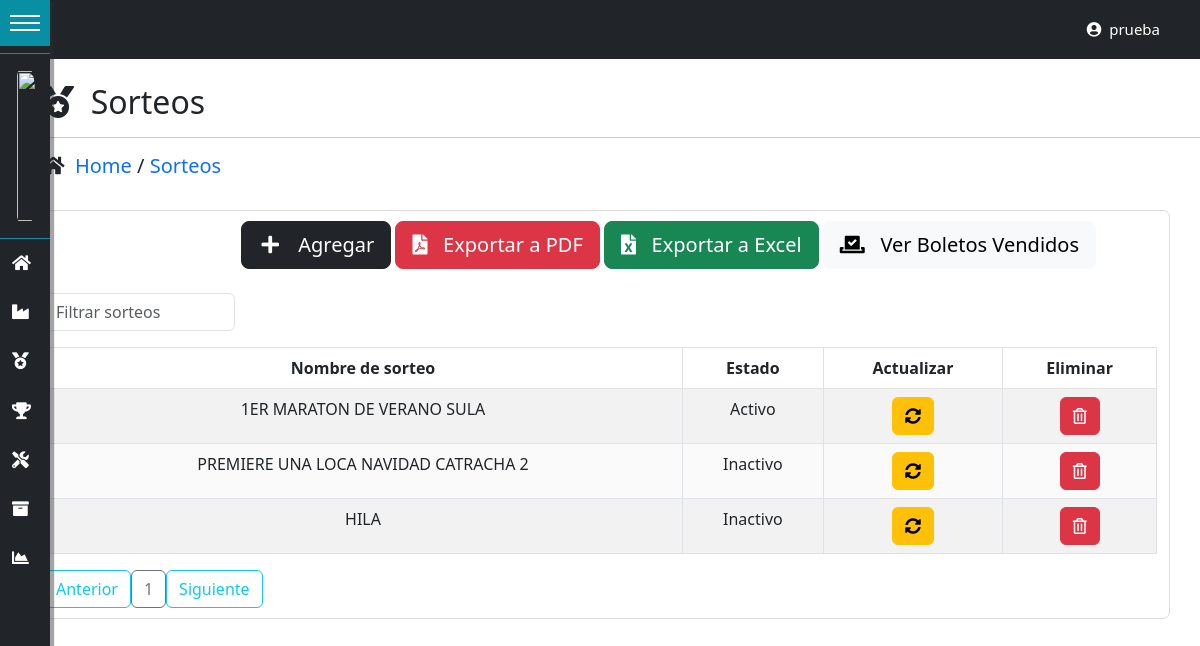
The app's page /sorteos/ (signed in), older data.
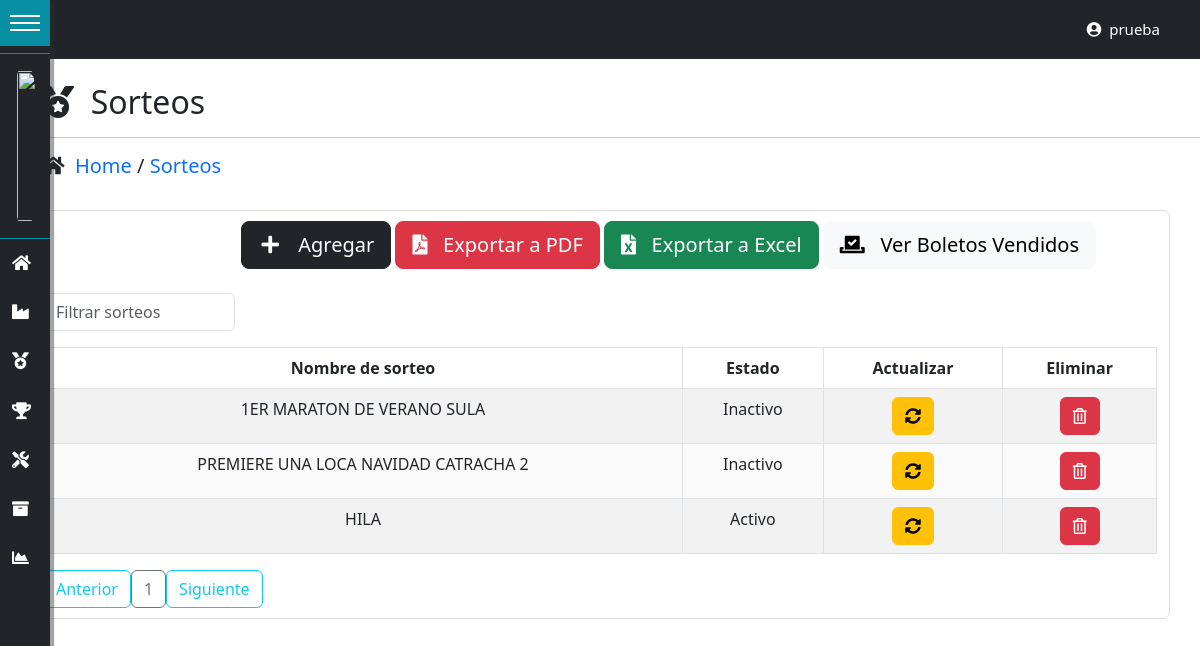
The same page, newer data.
### tables this page shows
CREATE TABLE IF NOT EXISTS `sorteos` (
  `id_sorteo` int(11) NOT NULL AUTO_INCREMENT,
  `nombre_sorteo` varchar(100) NOT NULL,
  `rango_inicial` int(11) NOT NULL,
  `rango_final` int(10) DEFAULT NULL,
  `estado_sorteo` enum('Activo','Inactivo') DEFAULT NULL,
  PRIMARY KEY (`id_sorteo`) USING BTREE
);

### controladores/vistasControlador.php (called while the page is built, shortened)
<?php
	class vistasControlador extends vistasModelo{
		public function obtener_plantilla_controlador(){
			return require_once "./vistas/plantilla.php";
		}
	}

### index.php (called while the page is built, shortened)
<?php
	require_once "./controladores/vistasControlador.php";
	$plantilla = new vistasControlador();
	$plantilla->obtener_plantilla_controlador();

### config/conexion.php (called while the page is built, shortened)
<?php
class ConexionBD{
    protected $manejador = "mysql";
    private static $servidor = "localhost";
    private static $usuario = "root";
    private static $pass = "";
    protected $db_name = "dbsorteo";
    protected function getConexion(){
        try{
            $parametros=array(PDO::ATTR_PERSISTENT=>true,PDO::MYSQL_ATTR_INIT_COMMAND=>"SET NAMES utf8");
            $this->conexion=new PDO($this->manejador.":host=".self::$servidor.";dbname=".$this->db_name,self::$usuario,self::$pass,$parametros);
            return $this->conexion;
        }
        catch(PDOException $e){
            echo 'Error en la conexion a la BD :'.$e->getMessage();
        }
    }
}

### DatosTablas/obtenerDatosSorteos.php (called while the page is built, shortened)
<?php
require_once("./config/conexion.php");
class obtenerDatosSorteos extends ConexionBD{
    public function datosSorteos(){
        $sql="SELECT id_sorteo, nombre_sorteo, rango_inicial, rango_final, estado_sorteo from sorteos";
        $resultado=$this->conexion->query($sql) or die ($sql);
        return $resultado;
    }
}

### vistas/contenidos/sorteos-view.php (the view, shortened to what this page needs)
<?php
include("./DatosTablas/obtenerDatosSorteos.php");
?>
<div class="main-contenedor">
<br>
<div class="container">
    <h2><i class="fas fa-medal"></i>&nbsp; Sorteos</h2>
</div>
<hr/>
<div class="container">
    <h5><i class="fas fa-home"></i>&nbsp;
    <a href="<?php echo SERVERURL?>dashboard/"> Home </a>
    /
    <a href="<?php echo SERVERURL?>sorteos/"> Sorteos </a></h5>
</div>
<br>
<div class="container contenedor-tabla">
    <div class="container">
    <div class="row">
        <div class="col-2"></div>
        <div class="col-10">
            <div class="btn btn-dark btn-lg" data-bs-toggle="modal" data-bs-target="#ModalCrear"><i class="fas fa-plus fa-fw"></i> &nbsp; Agregar</div>
            <div class="btn btn-danger btn-lg" data-bs-toggle="modal" data-bs-target="#ModalCrear"><i class="fas fa-file-pdf"></i> &nbsp; Exportar a PDF</div>
            <div class="btn btn-success btn-lg" data-bs-toggle="modal" data-bs-target="#ModalCrear"><i class="fas fa-file-excel"></i> &nbsp; Exportar a Excel</div>
            <a href="<?php echo SERVERURL?>boletos/">
            <div class="btn btn-light btn-lg"><i class="fas fa-vote-yea"></i> &nbsp; Ver Boletos Vendidos</div>
            </a>
        </div>
    </div>
    </div>
<div class="table-responsive">
    <br>
        <input type="text" id="searchBox" class="form-control" onkeyup="filterTable()" placeholder="Filtrar sorteos">
    <table id="datos-usuario" class="table table-bordered table-striped text-center">
        <thead>
            <tr>
                <th>Nombre de sorteo</th>
                <th>Estado</th>
                <th>Actualizar</th>
                <th>Eliminar</th>
            </tr>
        </thead>
        <tbody class="body">
        <?php
                $datos=new obtenerDatosSorteos();
                $resultado=$datos->datosSorteos();
                foreach ($resultado as $fila){
            ?>
            <tr>
                <td><?php echo $fila['nombre_sorteo']; ?></td>
                <td><?php echo $fila['estado_sorteo']; ?></td>
                <td>
				<button class="btn btn-warning" data-bs-toggle="modal" data-bs-target="#ModalAct<?php echo $fila['id_sorteo'];?>">
					<i class="fas fa-sync-alt"></i>
                </button>
			    </td>
                <td>
					<form class="FormularioAjax" action="<?php echo SERVERURL; ?>ajax/sorteoAjax.php" method="POST" data-form="delete" autocomplete="off">
					<button type="submit" class="btn btn-danger">
						<i class="far fa-trash-alt"></i>
					</button>
					</form>
				</td>
                </tr>
            <?php
                    }
            ?>
        </tbody>
    </table>
</div>
<div id="paginador" class=""></div>
</div>
<br>
<br>

Row changes from the older to the newer data that the page shows:
changed sorteos "1ER MARATON DE VERANO SULA": estado_sorteo "Activo" → "Inactivo"
changed sorteos "HILA": estado_sorteo "Inactivo" → "Activo"
